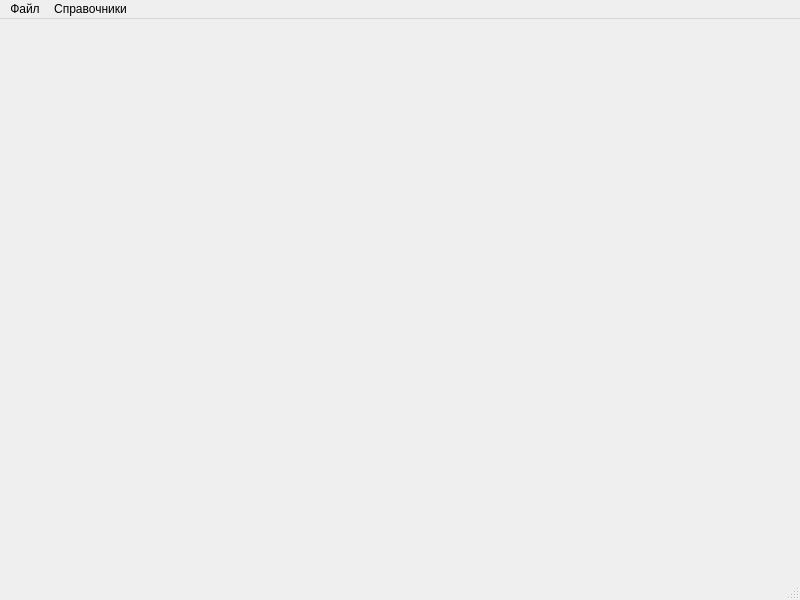
<?xml version="1.0" encoding="UTF-8"?>
<ui version="4.0">
 <class>MainWindow</class>
 <widget class="QMainWindow" name="MainWindow">
  <property name="geometry">
   <rect>
    <x>0</x>
    <y>0</y>
    <width>800</width>
    <height>600</height>
   </rect>
  </property>
  <property name="windowTitle">
   <string>labdatabase</string>
  </property>
  <widget class="QWidget" name="centralwidget"/>
  <widget class="QMenuBar" name="menubar">
   <property name="geometry">
    <rect>
     <x>0</x>
     <y>0</y>
     <width>800</width>
     <height>23</height>
    </rect>
   </property>
   <widget class="QMenu" name="menu">
    <property name="title">
     <string>Файл</string>
    </property>
    <addaction name="action_Exit"/>
    <addaction name="action_Info"/>
   </widget>
   <widget class="QMenu" name="menu_2">
    <property name="title">
     <string>Справочники</string>
    </property>
    <addaction name="action_Posts"/>
    <addaction name="action_Workers"/>
    <addaction name="action_4"/>
    <addaction name="action_Payments"/>
    <addaction name="action_StudentsList"/>
   </widget>
   <addaction name="menu"/>
   <addaction name="menu_2"/>
  </widget>
  <widget class="QStatusBar" name="statusbar"/>
  <action name="action_Exit">
   <property name="checkable">
    <bool>false</bool>
   </property>
   <property name="text">
    <string>Выход</string>
   </property>
  </action>
  <action name="action_Posts">
   <property name="text">
    <string>Должности</string>
   </property>
  </action>
  <action name="action_Workers">
   <property name="text">
    <string>Сотрудники</string>
   </property>
  </action>
  <action name="action_4">
   <property name="text">
    <string>Абитуриенты</string>
   </property>
  </action>
  <action name="action_Payments">
   <property name="text">
    <string>Договоры</string>
   </property>
  </action>
  <action name="action_StudentsList">
   <property name="text">
    <string>Приказы</string>
   </property>
  </action>
  <action name="action_Info">
   <property name="text">
    <string>О программе</string>
   </property>
  </action>
 </widget>
 <resources/>
 <connections/>
</ui>
